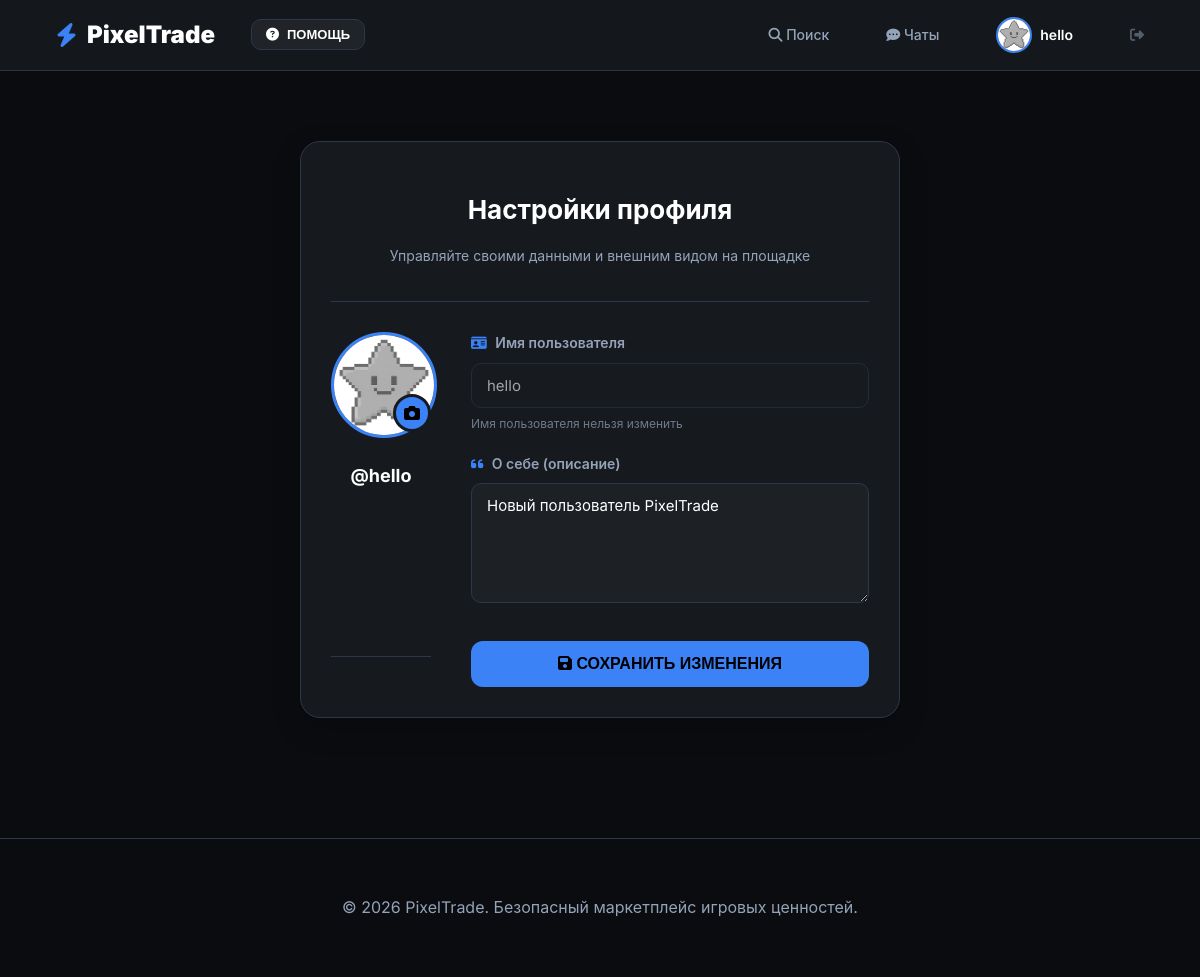
The page /profile (signed in) on the database its author committed.
### app.py (models this page shows)
class User(UserMixin, db.Model):
    id = db.Column(db.Integer, primary_key=True)
    username = db.Column(db.String(50), unique=True, nullable=False)
    password = db.Column(db.String(100), nullable=False)
    role = db.Column(db.String(20), default='user') # user / admin
    description = db.Column(db.Text, default="Новый пользователь PixelTrade")
    avatar = db.Column(db.String(100), default='default.png')
    balance = db.Column(db.Float, default=0.0)
    last_ticket_msg_at = db.Column(db.DateTime, nullable=True)
    products = db.relationship('Product', backref='user', lazy=True)

### app.py (the view, shortened to what this page needs)
@app.route('/profile', methods=['GET', 'POST'])
@login_required
def profile():
    return render_template('profile.html', user=current_user)

### app.py (called while the page is built)
@login_manager.user_loader
def load_user(user_id):
    return User.query.get(int(user_id))

### templates/profile.html (shortened to what this page needs)
{% extends "base.html" %}
{% block content %}
<div class="profile-container">
    <div class="profile-card">
        <div class="profile-header">
            <h1>Настройки профиля</h1>
            <p>Управляйте своими данными и внешним видом на площадке</p>
        </div>
        <form method="POST" enctype="multipart/form-data" class="profile-form">
            <div class="profile-main-section">
                <div class="avatar-upload-section">
                    <div class="avatar-preview-container">
                        <img src="{{ url_for('static', filename='avatars/' + (user.avatar if user.avatar else 'default.png')) }}"
                             alt="Avatar" id="avatar-preview" class="large-avatar">
                        <label for="avatar-input" class="upload-badge">
                            <i class="fas fa-camera"></i>
                        </label>
                    </div>
                    <span class="username-display">@{{ user.username }}</span>
                </div>
                <div class="profile-inputs">
                    <div class="input-group">
                        <label><i class="fas fa-id-card"></i> Имя пользователя</label>
                        <input type="text" value="{{ user.username }}" disabled class="modern-input disabled">
                        <small>Имя пользователя нельзя изменить</small>
                    </div>
                    <div class="input-group">
                        <label><i class="fas fa-quote-left"></i> О себе (описание)</label>
                        <textarea name="description" placeholder="Расскажите о себе или своих гарантиях..."
                                  class="modern-textarea">{{ user.description }}</textarea>
                    </div>
                    <button type="submit" class="btn-save">
                        <i class="fas fa-save"></i> Сохранить изменения
                    </button>
                </div>
            </div>
        </form>
    </div>
</div>
{% endblock %}

### templates/base.html (shortened to what this page needs)
<!DOCTYPE html>
<html lang="ru">
<head>
    <link rel="stylesheet" href="https://cdnjs.cloudflare.com/ajax/libs/font-awesome/6.4.0/css/all.min.css">
    <link rel="stylesheet" href="{{ url_for('static', filename='style.css') }}">
</head>
<body>
    <header>
        <nav class="menu">
            <div class="nav-left" style="display: flex; align-items: center;">
                <a href="{{ url_for('index') }}" class="logo-link">
                    <h1><i class="fas fa-bolt"></i> PixelTrade</h1>
                </a>
                <div class="help-dropdown">
                    <button class="help-trigger" id="helpTrigger">
                        <i class="fas fa-question-circle"></i> Помощь
                    </button>
                </div>
            </div>
            <div class="nav-right" style="display: flex; align-items: center; gap: 25px;">
                {% if current_user.is_authenticated %}
                    <a href="{{ url_for('index') }}" style="text-decoration: none; color: var(--text-sec); font-weight: 500;"><i class="fas fa-search"></i> Поиск</a>
                    <a href="{{ url_for('chat_list') }}" style="text-decoration: none; color: var(--text-sec); font-weight: 500;"><i class="fas fa-comment-dots"></i> Чаты</a>
                    <a href="{{ url_for('profile_center') }}" style="display: flex; align-items: center; text-decoration: none; color: #fff;">
                        <div style="width: 32px; height: 32px; border-radius: 50%; overflow: hidden; border: 2px solid var(--primary); margin-right: 8px;">
                            <img src="{{ url_for('static', filename='avatars/' + (current_user.avatar if current_user.avatar else 'default.png')) }}" style="width: 100%; height: 100%; object-fit: cover;">
                        </div>
                        {{ current_user.username }}
                    </a>
                    <a href="{{ url_for('logout') }}" style="color: var(--text-sec); opacity: 0.5;"><i class="fas fa-sign-out-alt"></i></a>
                {% else %}
                    <a href="{{ url_for('login') }}" style="text-decoration: none; color: #fff; font-weight: 600;">Войти</a>
                    <a href="{{ url_for('register') }}" style="background: var(--primary); color: #000; padding: 10px 20px; border-radius: 10px; text-decoration: none; font-weight: 700;">Регистрация</a>
                {% endif %}
            </div>
        </nav>
    </header>
    <main class="container">
        {% block content %}{% endblock %}
    </main>
    <footer style="margin-top: 80px; padding: 40px 0; border-top: 1px solid var(--border); text-align: center; color: var(--text-sec);">
        <p>&copy; 2026 PixelTrade. Безопасный маркетплейс игровых ценностей.</p>
    </footer>
</body>
</html>

### static/style.css (style rules this page uses)
:root { --bg-main: #0a0c0f; --bg-card: #161a1f; --bg-light: #1f252c; --primary: #3b82f6; --accent: #00ff88; --text-main: #ffffff; --text-sec: #94a3b8; --border: #2d3748; --radius: 12px; --shadow: 0 10px 30px rgba(0,0,0,0.5); }
body { background-color: var(--bg-main); color: var(--text-main); font-family: 'Inter', -apple-system, sans-serif; margin: 0; line-height: 1.6; }
nav.menu { background: rgba(22, 26, 31, 0.95); backdrop-filter: blur(10px); border-bottom: 1px solid var(--border); padding: 0 40px; height: 70px; display: flex; justify-content: space-between; align-items: center; position: sticky; top: 0; z-index: 1000; }
nav.menu a { color: var(--text-sec); text-decoration: none; font-weight: 600; transition: 0.3s; font-size: 14px; padding: 8px 16px; border-radius: 8px; }
.container { max-width: 1300px; margin: 30px auto; padding: 0 20px; }
button, .btn { background: linear-gradient(135deg, var(--primary), #2563eb); color: white; border: none; padding: 12px 20px; border-radius: 10px; font-weight: 700; cursor: pointer; transition: 0.3s; width: 100%; text-transform: uppercase; font-size: 13px; }
.modern-input, .modern-select { width: 100%; background: var(--bg-light); border: 2px solid transparent; color: var(--text-main); padding: 12px 15px 12px 45px; border-radius: 12px; outline: none; font-family: inherit; font-size: 14px; transition: all 0.3s ease; }
.profile-container { max-width: 800px; margin: 40px auto; padding: 0 20px; }
.profile-card { background: var(--bg-card); border-radius: 20px; padding: 30px; border: 1px solid var(--border); box-shadow: 0 10px 30px rgba(0,0,0,0.2); }
.profile-header { margin-bottom: 30px; border-bottom: 1px solid var(--border); padding-bottom: 20px; }
.profile-main-section { display: flex; gap: 40px; }
.avatar-upload-section { display: flex; flex-direction: column; align-items: center; gap: 15px; }
.avatar-preview-container { position: relative; width: 150px; height: 150px; }
.large-avatar { width: 150px; height: 150px; border-radius: 50%; object-fit: cover; border: 4px solid var(--primary); }
.upload-badge { position: absolute; bottom: 5px; right: 5px; background: var(--primary); width: 35px; height: 35px; border-radius: 50%; display: flex; align-items: center; justify-content: center; cursor: pointer; border: 3px solid var(--bg-card); transition: 0.3s; }
.profile-inputs { flex-grow: 1; }
.input-group { margin-bottom: 20px; }
.input-group label { display: block; margin-bottom: 8px; color: var(--text-sec); font-size: 14px; }
.modern-textarea { width: 100%; height: 120px; background: var(--bg-light); border: 1px solid var(--border); border-radius: 12px; padding: 12px; color: var(--text-main); resize: none; }
.btn-save { background: var(--primary); color: white; border: none; padding: 12px 25px; border-radius: 10px; cursor: pointer; font-weight: bold; width: 100%; transition: 0.3s; }

### templates/base.html (style rules this page uses)
.logo-link { text-decoration: none !important; color: inherit !important; display: flex; align-items: center; transition: 0.3s; }
.logo-link h1 { margin: 0; display: flex; align-items: center; gap: 10px; font-size: 24px; font-weight: 900; color: #fff; }
.logo-link i { color: var(--primary); }
.help-dropdown { position: relative; margin-left: 20px; display: inline-block; }
.help-trigger { background: rgba(255, 255, 255, 0.05); border: 1px solid var(--border); color: #fff; padding: 7px 14px; border-radius: 10px; cursor: pointer; display: flex; align-items: center; gap: 8px; font-weight: 700; font-size: 13px; text-transform: uppercase; transition: 0.2s; }

### rows shown on the page
User: avatar (placeholder picture), username "hello", description "Новый пользователь PixelTrade"
